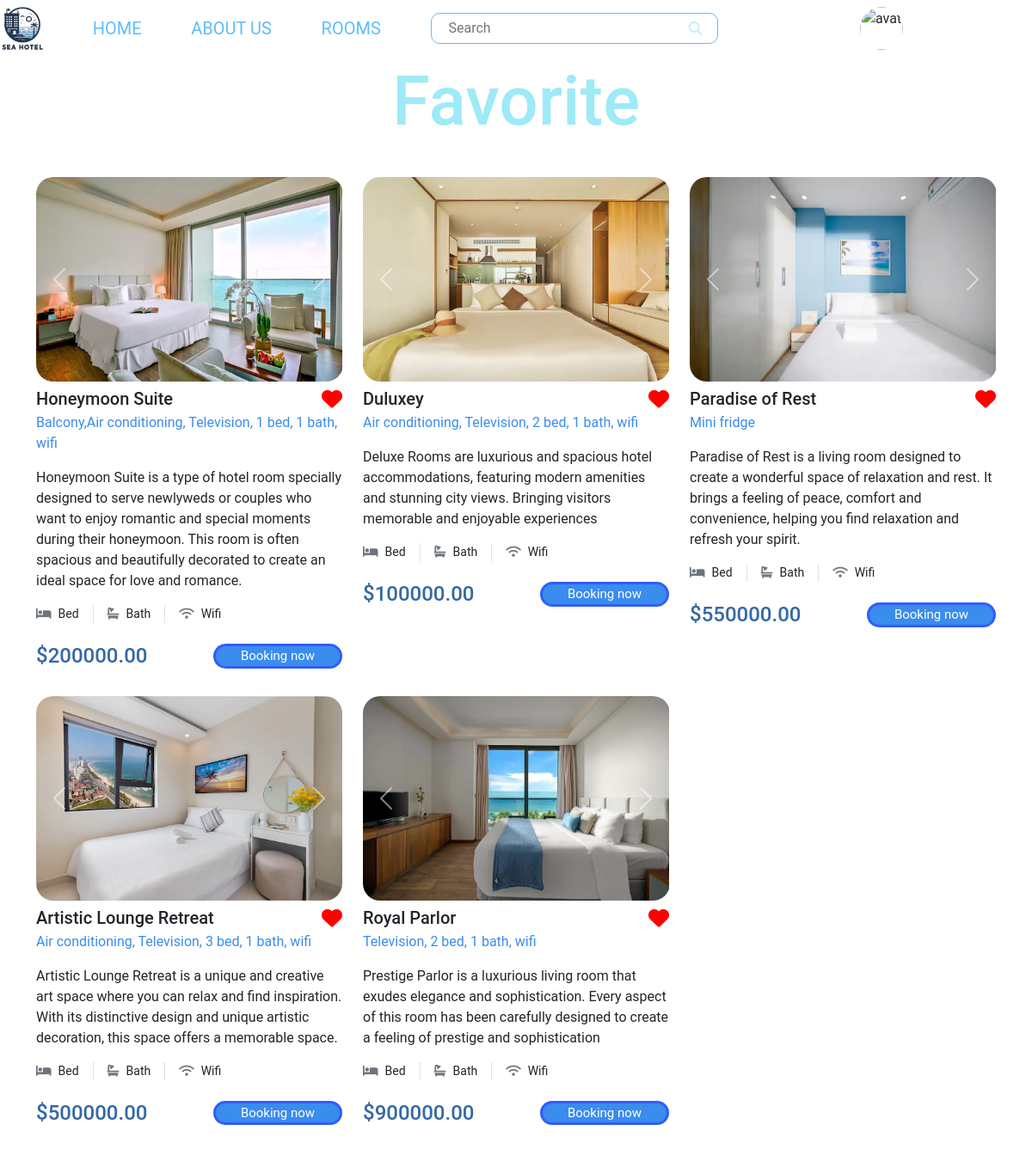
The app's page /list_favorite (signed in) with its own data.
### tables this page shows
CREATE TABLE `detail_room` (
  `id` int(11) NOT NULL,
  `id_room` int(11) NOT NULL,
  `image_url` varchar(15000) DEFAULT NULL
);

CREATE TABLE `rooms` (
  `id` int(11) NOT NULL,
  `name` varchar(100) NOT NULL,
  `type` varchar(50) NOT NULL,
  `price` decimal(10,2) NOT NULL,
  `availability` tinyint(1) NOT NULL,
  `description` varchar(500) NOT NULL,
  `rating` tinyint(4) NOT NULL
);

### app/Views/favorite/favorite.view.php (called while the page is built, shortened)
<?php
    require ("app/Views/layouts/header.php");
    require ("app/Views/layouts/navbar.php");
    require ("app/Views/favorite/card_favorite.php");
?>

### app/Controllers/favorite/list_favorite.controller.php (called while the page is built, shortened)
<?php
    require ("app/Models/favorite/favorite.model.php");
    require ("app/Models/detail/detail.model.php");
    require ("app/Models/home/detailroom.model.php");
    if(isset($_SESSION['id']) && $_SESSION["isLogin"]){
        $favorite_rooms = get_list_favorite($_SESSION['id']);
    }
?>
<?php require ("app/Views/favorite/favorite.view.php") ?>

### index.php (called while the page is built, shortened)
<?php
    require './app/utils/url.php';
    require 'router.php';
?>

### app/utils/url.php (called while the page is built)
<?php
function urlIs(string $value) {
    return $_SERVER['REQUEST_URI'] === $value;
}

### app/Models/favorite/favorite.model.php (called while the page is built, shortened)
<?php
require ("./app/Databases/database.php");
?>
<?php
    function get_list_favorite($id_user)
    {
    global $connection;
    $query = "SELECT r.*
    FROM favorite f
    JOIN rooms r ON f.id_room = r.id
    WHERE f.id_user = :id_user;";
    $statement = $connection->prepare($query);
    $statement->bindParam(':id_user', $id_user);
    $statement->execute();
    $results = $statement->fetchAll();
    return $results;
    }
?>

### app/Models/home/detailroom.model.php (called while the page is built)
<?php
    function getRoomImages($roomId) {
        global $connection;
        try {
            $query = "SELECT image_url FROM Detail_room WHERE id_room = :roomId";
            $statement =$connection->prepare($query);
            $statement->bindParam(':roomId', $roomId, PDO::PARAM_INT);
            $statement->execute();
            $images = $statement->fetchAll(PDO::FETCH_ASSOC);
            return $images;
        } catch (PDOException $e) {
            echo "Error: " . $e->getMessage();
        }
    }
?>

### app/Models/detail/detail.model.php (called while the page is built)
<?php
function getRoomId($roomId){
    global $connection;
    try {
        $query = "SELECT r.id, r.name, d.image_url, r.price, r.description, c.convenient
        FROM Rooms r
        INNER JOIN (
        SELECT id_room, MIN(image_url) AS image_url
        FROM Detail_room
        GROUP BY id_room
        ) d ON r.id = d.id_room
        INNER JOIN Convenients c ON r.id = c.id_room
        WHERE r.id = :roomId;";
        $statement = $connection->prepare($query);
        $statement->bindParam(':roomId', $roomId);
        $statement->execute();
        $room = $statement->fetch();
        } catch (PDOException $e) {
        echo "Error: " . $e->getMessage();
        }
    return $room;
}
?>

### app/Views/favorite/card_favorite.php (the view, shortened to what this page needs)
<link rel="stylesheet" href="public/css/favorite.css">
<div class="body--content container">
    <div class="title">
        <h3 id="title-favorite-room">Favorite</h3>
    </div>
</div>
<div class="container">
  <div class="row g-4 ml-2 mb-5 listroom" id="pp">
    <?php
    foreach($favorite_rooms as $favorite_room):
        $favorite_room_detail = getRoomId($favorite_room['id']);
        $favorite_room_detail_images = getRoomImages($favorite_room['id']);
        ?>
      <div class="col-lg-4 col-md-6 room-item">
        <div class="room-item">
          <div class="position-relative">
            <div id="imageCarousel<?php echo $index; ?>" class="carousel slide" data-bs-ride="carousel">
              <div class="carousel-inner">
                <?php $active = true; ?>
                <?php foreach( $favorite_room_detail_images as $imageIndex => $image):   ?>
                  <div class="carousel-item <?php echo $active ? 'active' : ''; ?>">
                    <a href="/detail_room?id_room=<?php echo $favorite_room_detail['id']; ?>">
                      <img id="img-card-room" src="<?php echo $image['image_url']?>" height="238px" alt="">
                    </a>
                  </div>
                  <?php $active = false; ?>
                <?php endforeach; ?>
              </div>
              <button class="carousel-control-prev" type="button" data-bs-target="#imageCarousel<?php echo $index; ?>" data-bs-slide="prev">
                <span class="carousel-control-prev-icon" aria-hidden="true"></span>
              </button>
              <button class="carousel-control-next" type="button" data-bs-target="#imageCarousel<?php echo $index; ?>" data-bs-slide="next">
                <span class="carousel-control-next-icon" aria-hidden="true"></span>
              </button>
            </div>
          </div>
          <div class="mt-2">
                  <div class="d-flex justify-content-between  mb-1">
                    <h5 class="mb-0"><?php echo $favorite_room_detail['name']?></h5>
                    <div id="ratingContainer">
                    <a href="/favorite?id_room=<?php echo $favorite_room_detail['id']; ?>">
                        <button  class="favorite-button" onclick="toggleFavorite(this)" >
                          <i class="fas fa-heart"  id="like_room<?php echo $favorite_room_detail['id']?>" ></i>
                        </button>
                    </a>
                    </div>
                  </div>
                  <p class="convenient"><?php echo $favorite_room_detail['convenient']?></p>
                  <p id="description"><?php echo $favorite_room_detail['description'] ?></p>
                  <div class="d-flex mb-3">
                    <small class="border-end me-3 pe-3"><i class="fa fa-bed text-secondary me-2">
                      </i>Bed</small>
                    <small class="border-end me-3 pe-3"><i class="fa fa-bath text-secondary me-2">
                      </i>Bath</small>
                    <small><i class="fa fa-wifi text-secondary me-2">
                      </i>Wifi</small>
                  </div>
                  <div class="d-flex justify-content-between mt-4">
                  <h4 style="color: #3568A4;">$<?php echo $favorite_room_detail['price']?></h4>
                  <?php
                      if(!empty($_SESSION['isLogin']) && $_SESSION['isLogin']):
                    ?>
                    <a href="/booking_room?id_room=<?php echo $favorite_room_detail['id']; ?>"><input type="button" class="btn_card_booking" name="booking"  value="Booking now"></a>
                    <?php else: ?>
                      <a href=""><input type="button" class="btn_card_booking" name="booking"  value="Booking now"></a>
                  <?php endif ?>
                  </div>
          </div>
        </div>
      </div>
    <?php endforeach; ?>
    </div>
</div>

### router.php (shortened to what this page needs)
<?php
$uri = parse_url($_SERVER['REQUEST_URI'])['path'];
if (array_key_exists($uri, $routes)) {
    require $routes[$uri];
} else {
   http_response_code(404);
   die();
}

### app/Views/layouts/header.php (shortened to what this page needs)
<!DOCTYPE html>
<html lang="en">
<head>
    <link rel="stylesheet" href="public/css/navbar.css">
    <link rel="stylesheet" href="public/css/footer.css">
    <link rel="stylesheet" href="public/css/register.css">
    <link rel="stylesheet" href="public/css/content.css">
    <link rel="stylesheet" href="public/css/card.css">
    <link rel="stylesheet" href="https://cdnjs.cloudflare.com/ajax/libs/font-awesome/6.5.1/css/all.min.css">
    <link rel="stylesheet" href="https://cdn.jsdelivr.net/npm/bootstrap@5.3.0/dist/css/bootstrap.min.css">
</head>
<body>

### app/Views/layouts/navbar.php (shortened to what this page needs)
<div class="navbar">
      <div class="logo nav_text">
        <a href="/"><img src="public/images/logo_hotel.png" id="logo_nav" alt="logo"  width="50px" height="50px" > </a>
      </div>
      <div class="nav_text"><a class="nav_text_menu" style="<?= urlIs('/') ? 'color: blue;' : '' ?>" href="/">HOME</a></div>
      <div class="nav_text"><a  class="nav_text_menu" style="<?= urlIs('/about') ? 'color: blue;' : '' ?>" href="/about">ABOUT US</a></div>
      <div class="nav_text"><a  class="nav_text_menu" style="<?= urlIs('/room') ? 'color: blue;' : '' ?>" href="/room">ROOMS</a></div>
      <div class="nav_text nav_text_search">
        <form action="/search" method="post">
          <input type="text" name="nav_input" id="nav_input_search" style="outline: none; padding-left:20px; " placeholder="Search" >
          <a href="/search"> <button type="submit" id="nav_search_icon"><i class="fa-solid fa-magnifying-glass"></i></button></a>
        </form>
      </div>
        <?php
        if(empty($_SESSION['email']) || empty($_SESSION['password']) )  :
        ?>
        <div class="nav_log_text" id="sign">
          <button type="button"  class="nav_text_menu nav_button_sign_in " id="showModal" data-bs-toggle="modal" data-bs-target="#loginModal" data-bs-whatever="@mdo">SIGN IN</button>
        </div>
        <div class="nav_log_text" id="register">
          <button type="button" class="nav_text_menu nav_button_register" data-bs-toggle="modal" data-bs-target="#registerModal" data-bs-whatever="@mdo">REGISTER</button>
        </div>
        <?php
          else:
           ?>
        <div class="nav_log nav_text nav-item dropdown" id="avata">
        <a class="nav-link dropdown-toggle" href="#" role="button" data-bs-toggle="dropdown" aria-expanded="false">
          <img id="nav-avatar" src="<?php echo $_SESSION['avatar']; ?>" alt="avatar" height="150px" width="auto" >
        </a>
      </div>
        <?php
        endif
        ?>
      </div>

### public/css/navbar.css (style rules this page uses)
* { margin: 0; padding: 0; font-family: 'Roboto', sans-serif; }
.navbar { background-color: white; display: flex; justify-content: space-between; align-items: center; position: fixed !important; width: 100%; z-index: 1; top:0px }
.nav_text_menu { color: #5FBDFF; font-size: 20px; font-style: normal; font-weight: 400; line-height: normal; text-decoration: none; }
.nav_log.nav_text { display: flex; gap: 20px; margin-right: 50px; }
#nav_input_search { border: none; border-radius: 10px; width: 334px; padding: 5px; background-color: white; border: 1px solid #5FBDFF; padding-left: 40px; }
.nav_text_search { position: relative; }
#nav_search_icon { border: none; background-color: white; color: #C0F2F9; position: absolute; left: 300px; top: 50%; transform: translateY(-50%); z-index: 1; }
.nav-link { margin-right:100px ; }
#nav-avatar { height: 50px; border-radius: 50%; }
.navbar .dropdown-toggle::after { display: none; }

### public/css/card.css (style rules this page uses)
.btn_card_booking { padding: 0px 10px; border-radius: 10px; background-color: #3a8ced; border: none; color: white; font-size: 15px; }
.listroom { position: relative; }
.btn_card_booking { padding: 0px 10px; font-size: 15px; font-weight: 600px; width: 150px; border: 3px solid #315cfd; border-radius: 20px; transition: all 0.3s; cursor: pointer; background: #3a8ced; }
#img-card-room { border-radius: 20px; }
.convenient { color: #3a8ced !important; }
.room-item { transition: transform 0.3s ease; }
.favorite-button { background-color: transparent; border: none; color: black; cursor: pointer; }
.favorite-button .fa-heart { color: red; }
.favorite-button { background-color: transparent; border: none; cursor: pointer; outline: none; }
.favorite-button i { font-size: 24px; }

### public/css/favorite.css (style rules this page uses)
.title > #title-favorite-room { color: #9EEAF7; margin-top: 70px; font-size: 80px; text-align: center; margin-bottom: 40px; }

### records on screen
rooms: name "Honeymoon Suite", convenient "Balcony,Air conditioning, Television, 1 bed, 1 bath, wifi", description "Honeymoon Suite is a type of hotel room specially designed to serve newlyweds or couples who want to enjoy romantic and special moments during their honeymoon. This room is often spacious and beautifully decorated to create an ideal space for love and romance.", price "200000.00"
detail_room: image_url (picture)
rooms: name "Duluxey", convenient "Air conditioning, Television, 2 bed, 1 bath, wifi", description "Deluxe Rooms are luxurious and spacious hotel accommodations, featuring modern amenities and stunning city views. Bringing visitors memorable and enjoyable experiences", price "100000.00"
detail_room: image_url (picture)
rooms: name "Paradise of Rest", convenient "Mini fridge", description "Paradise of Rest is a living room designed to create a wonderful space of relaxation and rest. It brings a feeling of peace, comfort and convenience, helping you find relaxation and refresh your spirit.", price "550000.00"
detail_room: image_url (picture)
rooms: name "Artistic Lounge Retreat", convenient "Air conditioning, Television, 3 bed, 1 bath, wifi", description "Artistic Lounge Retreat is a unique and creative art space where you can relax and find inspiration. With its distinctive design and unique artistic decoration, this space offers a memorable space.", price "500000.00"
detail_room: image_url (picture)
rooms: name "Royal Parlor", convenient "Television, 2 bed, 1 bath, wifi", description "Prestige Parlor is a luxurious living room that exudes elegance and sophistication. Every aspect of this room has been carefully designed to create a feeling of prestige and sophistication", price "900000.00"
detail_room: image_url (picture)
